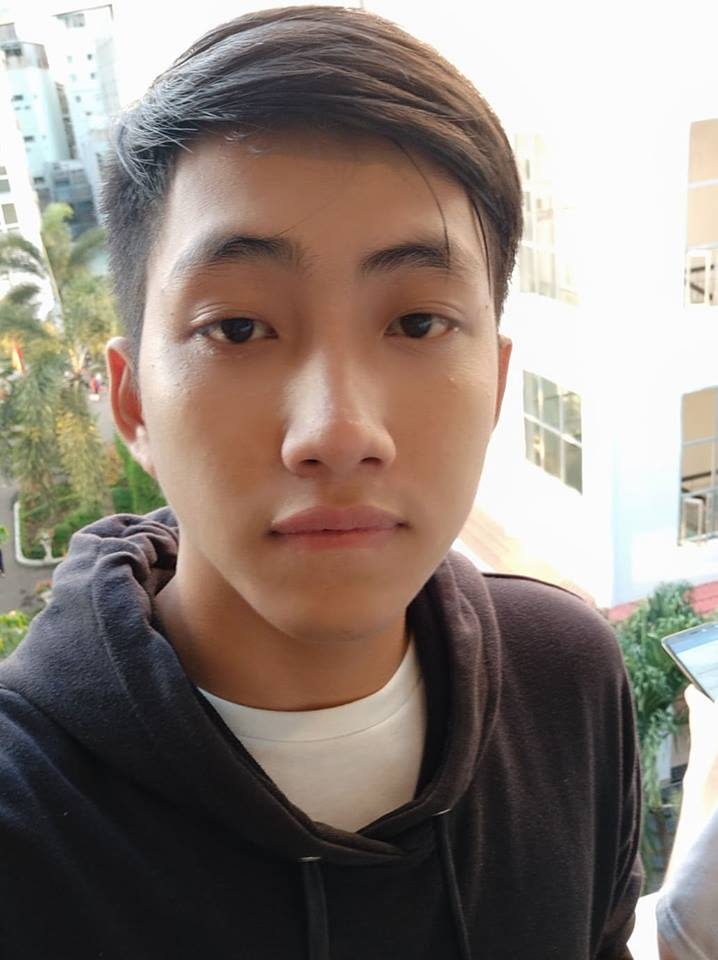
#> input picture src/images/ava.jpg, 718 x 960 px
$ python main.py
#> lines starting #> are read from the running program, lines starting #| are printed output that depends on the picture; after the words box and inside, x2 and y2 are one past the last pixel; in counts of white or black regions, pixels touching at a corner belong together
import cv2
import sys

faceCascade = cv2.CascadeClassifier("Haar Cascade/haarcascade_frontalface_default.xml")

# Đọc hình ảnh để phân tích
image = cv2.imread("images/ava.jpg")
#> image is the input picture: shape (960, 718, 3); mean B, G, R 121.1, 129, 140.6
# Tạo bức ảnh xám từ ảnh trên
grayImage = cv2.cvtColor(image, cv2.COLOR_BGR2GRAY)
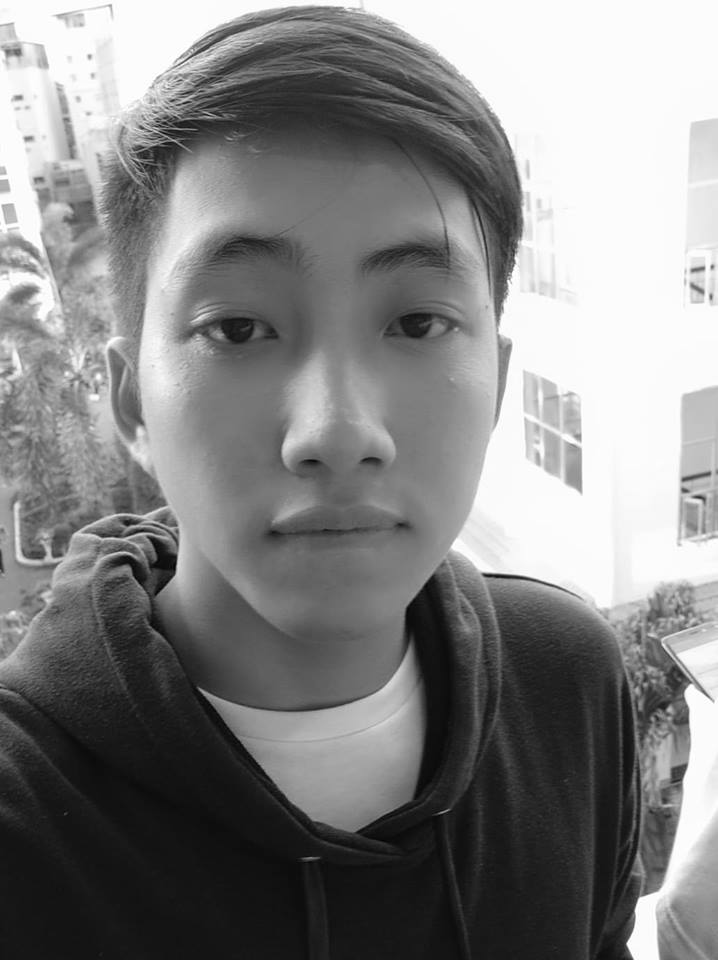
#> grayImage: shape (960, 718); min 1, max 255, mean 131.6

# Tìm khuôn mặt
faces = faceCascade.detectMultiScale(
    grayImage,
    scaleFactor  = 1.1,
    minNeighbors = 5,
)
#> faces = [[58, 57, 54, 54], [88, 153, 470, 470]]

print("Found {0} faces!".format(len(faces)))
#| Found 2 faces!

# Vẽ khung vuông xung quanh khuôn mặt để xác định đây là khuôn mặt
for (x, y, w, h) in faces:
    cv2.rectangle(image, (x, y), (x+w, y+h), (0, 255, 0), 2)
#> this loop made 2 passes
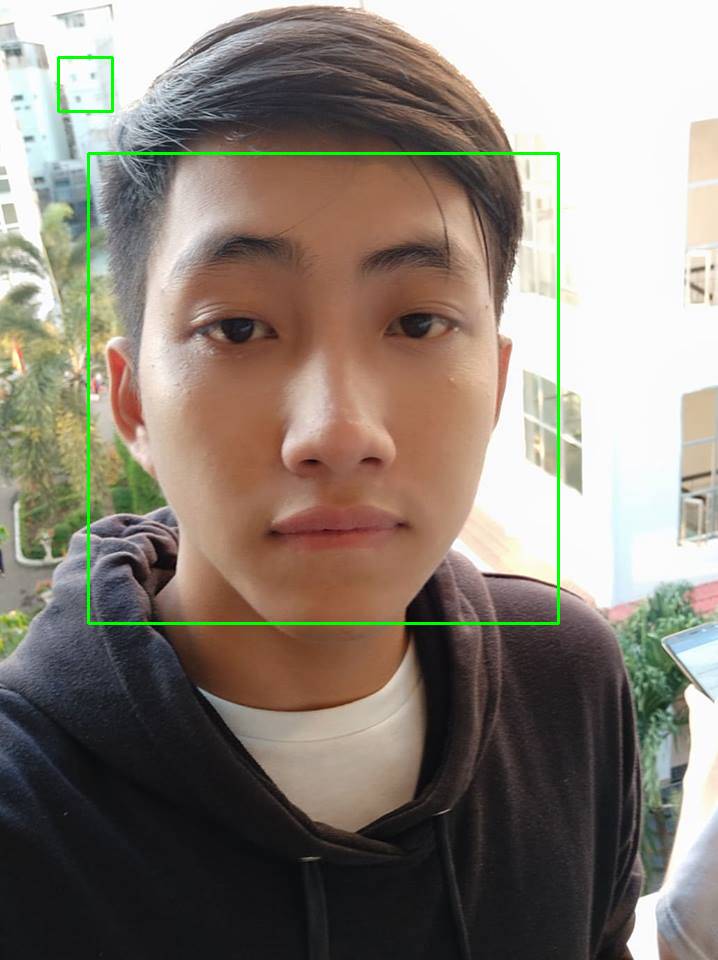
#> image: shape (960, 718, 3); 0.91% of pixels changed, all inside (x1, y1, x2, y2) = (57, 56, 560, 625)

cv2.imshow("Faces found", image)
cv2.waitKey(0)

$ run again, with src/images/1.jpg copied over src/images/ava.jpg
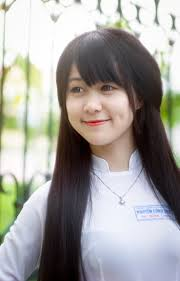
#> input picture src/images/1.jpg, 180 x 281 px
#> image is the input picture: shape (281, 180, 3); mean B, G, R 157, 160.6, 162.8
#> `grayImage = cv2.cvtColor(image, cv2.COLOR_BGR2GRAY)`:
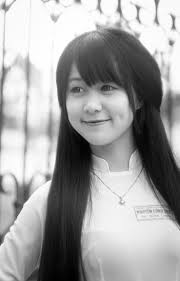
#> grayImage: shape (281, 180); min 0, max 255, mean 160.9
#> faces = [[57, 62, 79, 79]]
#| Found 1 faces!
#> the loop `for (x, y, w, h) in faces:` made 1 pass
#> after the loop `for (x, y, w, h) in faces:`:
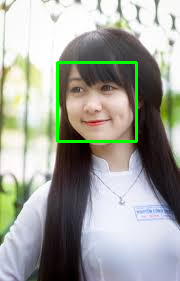
#> image: shape (281, 180, 3); 1.87% of pixels changed, all inside (x1, y1, x2, y2) = (56, 61, 138, 143)

$ run again, with src/images/2.jpg copied over src/images/ava.jpg
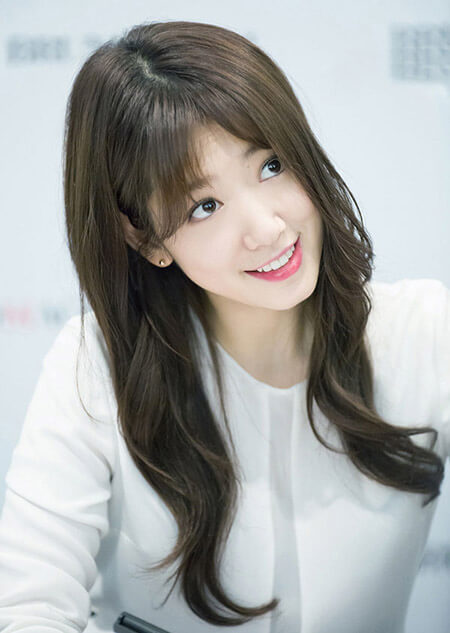
#> input picture src/images/2.jpg, 450 x 633 px
#> image is the input picture: shape (633, 450, 3); mean B, G, R 163.9, 165.4, 163.9
#> `grayImage = cv2.cvtColor(image, cv2.COLOR_BGR2GRAY)`:
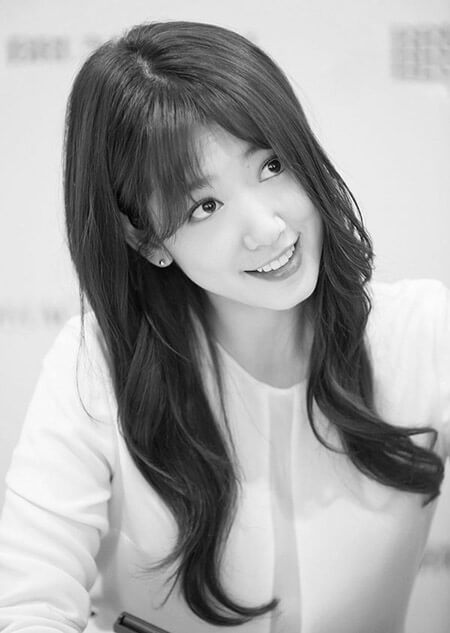
#> grayImage: shape (633, 450); min 1, max 255, mean 164.8
#> faces = ()
#| Found 0 faces!

$ run again, with src/images/3.jpg copied over src/images/ava.jpg
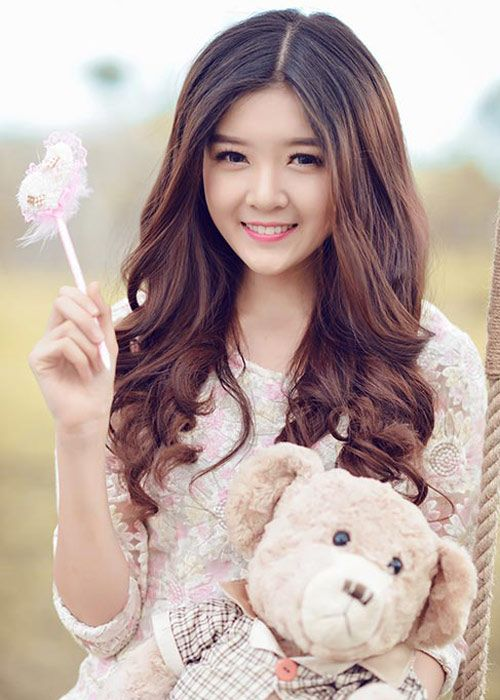
#> input picture src/images/3.jpg, 500 x 700 px
#> image is the input picture: shape (700, 500, 3); mean B, G, R 161.6, 167.1, 186.2
#> `grayImage = cv2.cvtColor(image, cv2.COLOR_BGR2GRAY)`:
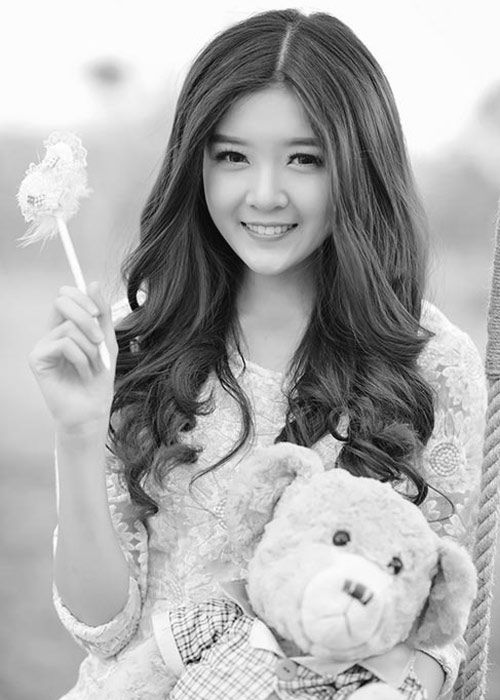
#> grayImage: shape (700, 500); min 3, max 255, mean 172.2
#> faces = [[186, 100, 161, 161]]
#| Found 1 faces!
#> the loop `for (x, y, w, h) in faces:` made 1 pass
#> after the loop `for (x, y, w, h) in faces:`:
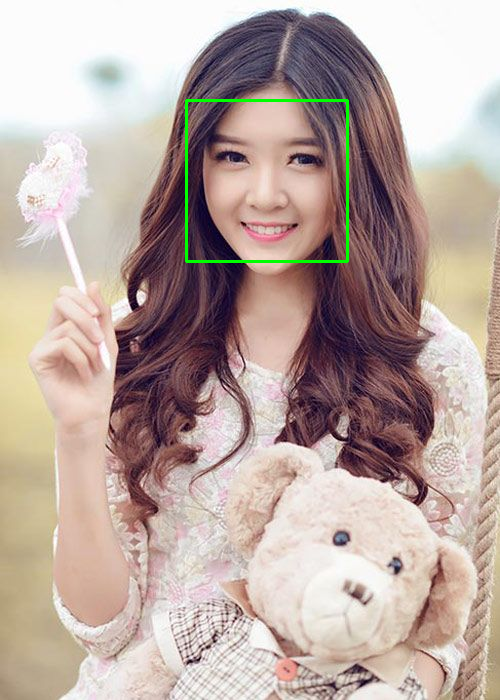
#> image: shape (700, 500, 3); 0.55% of pixels changed, all inside (x1, y1, x2, y2) = (185, 99, 349, 263)
